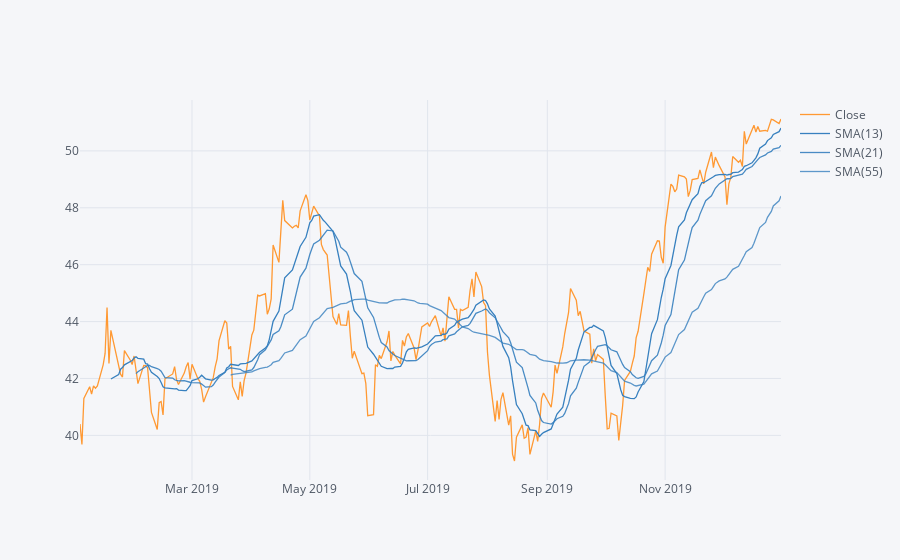

Notebook code for this chart:
### Code cell
#Use .ta_plot(study='sma') to create a Simple Moving Averages plot of
#Morgan Stanley for the year 2019

MS['Close'].loc['2019-01-01':'2020-01-01'].ta_plot(study='sma',periods=[13,21,55])

### Figure 1 — Plotly figure (JSON) as saved in the notebook; plotly's stock layout.template omitted (floating-point values rounded to 4 significant figures; data arrays with more than 128 entries replaced by an {"elided": "..."} marker saying what was removed)
{"data": [{"line": {"color": "rgba(255, 153, 51, 1.0)", "dash": "solid", "shape": "linear", "width": 1.3}, "mode": "lines", "name": "Close", "text": "", "type": "scatter", "x": {"elided": "252 str values"}, "y": {"elided": "252 float values"}}, {"line": {"color": "rgba(55, 128, 191, 1.0)", "dash": "solid", "shape": "linear", "width": 1.3}, "mode": "lines", "name": "SMA(13)", "text": "", "type": "scatter", "x": {"elided": "252 str values"}, "y": {"elided": "252 mixed values"}}, {"line": {"color": "rgba(55, 128, 191, 0.8999999999999999)", "dash": "solid", "shape": "linear", "width": 1.3}, "mode": "lines", "name": "SMA(21)", "text": "", "type": "scatter", "x": {"elided": "252 str values"}, "y": {"elided": "252 mixed values"}}, {"line": {"color": "rgba(55, 128, 191, 0.7999999999999998)", "dash": "solid", "shape": "linear", "width": 1.3}, "mode": "lines", "name": "SMA(55)", "text": "", "type": "scatter", "x": {"elided": "252 str values"}, "y": {"elided": "252 mixed values"}}], "layout": {"legend": {"bgcolor": "#F5F6F9", "font": {"color": "#4D5663"}}, "paper_bgcolor": "#F5F6F9", "plot_bgcolor": "#F5F6F9", "title": {"font": {"color": "#4D5663"}}, "xaxis": {"gridcolor": "#E1E5ED", "showgrid": true, "tickfont": {"color": "#4D5663"}, "title": {"font": {"color": "#4D5663"}, "text": ""}, "zerolinecolor": "#E1E5ED"}, "yaxis": {"gridcolor": "#E1E5ED", "showgrid": true, "tickfont": {"color": "#4D5663"}, "title": {"font": {"color": "#4D5663"}, "text": ""}, "zerolinecolor": "#E1E5ED"}}}
